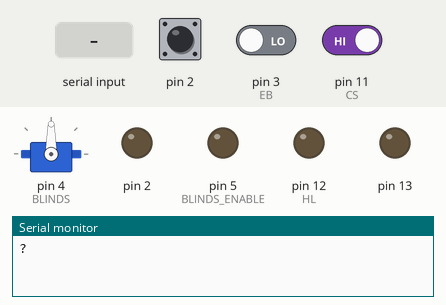
Bench run of a sketch on a simulated Arduino Uno, built with avr-gcc and run on an emulated ATmega328P. Shown: servo, output pins drawn as LEDs (lit = HIGH), the last lines printed to the serial monitor. The inputs (shaded band) are chosen by the test bench; at power-on: pin 3 (EB) LOW, pin 11 (CS) HIGH, pin 2 HIGH. Pins used as bus, display or sensor lines are not drawn.

Above: at 1.2 s.
1.3 s: "mlon\n" received over the second serial link
At 1.6 s:
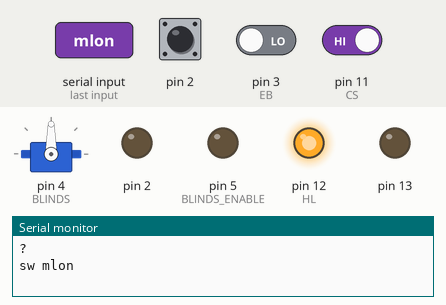
At 6.0 s:
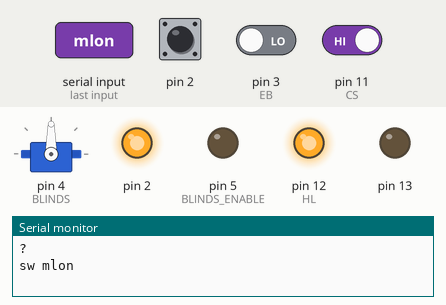
11.7 s: pin 3 (EB) driven HIGH
16.7 s: pin 11 (CS) driven LOW
21.7 s: "foff\n" received over the second serial link
26.7 s: "hlon\n" received over the second serial link
Timing chart, 0 to 31.8 s (numbered marks = the images above; inputs shaded):
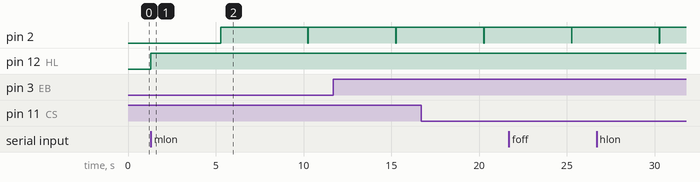

Measured:
- after the input at 1.3 s, pin 12 (HL): LOW → HIGH at once

The sketch:

Homebridge_Interface.ino
```cpp
#include <AltSoftSerial.h>
#include <ServoTimer2.h>
#include <DHT.h>

AltSoftSerial swSerial; // 8, 9

DHT dht(2, DHT22);
static constexpr int DHT_ENABLE = 6;

static constexpr int CS_ENABLE = 10;
static constexpr int CS = 11;
static constexpr int EB = 3;

static constexpr int HL = 12;

ServoTimer2 blinds;
static constexpr int BLINDS = 4;
static constexpr int BLINDS_ENABLE = 5;
int currentPos = -1;
int targetPos = -1;
void enableBlinds() { digitalWrite(BLINDS_ENABLE, 1); }
void disableBlinds() { digitalWrite(BLINDS_ENABLE, 0); }

unsigned long sensorReadInterval = 5000;
unsigned long currentTime;
unsigned long previousRead = 0;

static constexpr int debounceThreshold = 10;
int csReadCount = 0;
bool csState;
static constexpr int ebDebounceThreshold = 1000;
volatile bool ebPressed = false;

String hbCommand = "";
String swCommand = "";

void moveBlinds();
void readDHT();
void checkContactSensor();
void checkExitButton();
void onExitButton();
void receiveHomebridge();
void receiveSwitches();

void setup()
{
    pinMode(DHT_ENABLE, OUTPUT);
    pinMode(BLINDS_ENABLE, OUTPUT);
    pinMode(CS_ENABLE, OUTPUT);
    pinMode(CS, INPUT);
    pinMode(EB, INPUT);
    pinMode(HL, OUTPUT);
    pinMode(13, OUTPUT);
    digitalWrite(DHT_ENABLE, 1);
    digitalWrite(BLINDS_ENABLE, 0);
    digitalWrite(CS_ENABLE, 1);
    digitalWrite(HL, 0);
    digitalWrite(13, 0);

    hbCommand.reserve(32);
    swCommand.reserve(32);

    Serial.begin(9600);
    while (!Serial);
    Serial.println();
    Serial.println("?");
    swSerial.begin(1200);

    dht.begin();

    blinds.attach(BLINDS);

    csState = digitalRead(CS);
    attachInterrupt(digitalPinToInterrupt(EB), onExitButton, RISING);
}

void loop()
{
    currentTime = millis();

    if (currentTime - previousRead > sensorReadInterval && currentPos == targetPos)
        readDHT();

    if (Serial.available())
        receiveHomebridge();

    if (swSerial.available())
        receiveSwitches();

    moveBlinds();

    checkContactSensor();
    checkExitButton();
}

void moveBlinds()
{
    if (targetPos == -1) // target is unset
        return;

    if (currentPos == -1) // initial update of currentPos
        currentPos = targetPos;

    if (currentPos == targetPos) // target reached
    {
        disableBlinds();
        return;
    }

    const bool dir = currentPos < targetPos;

    currentPos += dir ? 1 : -1;

    enableBlinds();
    blinds.write(currentPos);
    delay(7);

    if (currentPos == 900 && !dir) // closing and reached 0%
        targetPos = 800;

    if (currentPos == 800 && !dir) // reached turnaround point
        targetPos = 900;
}

void readDHT()
{
    float temp = dht.readTemperature();
    float humidity = dht.readHumidity();

    if (!isnan(temp) && !isnan(humidity))
    {
        Serial.print("dht "); Serial.print(temp); Serial.print(" "); Serial.println(humidity);
    }
    else
    {
        digitalWrite(DHT_ENABLE, 0);
        delay(500);
        digitalWrite(DHT_ENABLE, 1);
    }
    previousRead = currentTime;
}

void checkContactSensor()
{
    if (csState != digitalRead(CS))
    {
        if (csReadCount == debounceThreshold)
        {
            csReadCount = 0;
            csState = !csState;
            Serial.print("cs "); Serial.println(csState);
        }
        else
            csReadCount++;
    }
    else
        csReadCount = 0;
}

void checkExitButton()
{
    if (ebPressed)
    {
        ebPressed = false;
        Serial.println("eb");
    }
}

void onExitButton()
{
    for (int i = 0; digitalRead(EB); i++)
    {
        if (i > ebDebounceThreshold)
        {
            ebPressed = true;
            return;
        }
        delayMicroseconds(5);
    }
}

void receiveHomebridge()
{
    char c = 0;
    while (Serial.available()) // read until newline encountered or buffer empty
    {
        c = (char)Serial.read();
        if (c == '\n')
            break;
        hbCommand += c;
    }
    if (c == '\n')
    {
        hbCommand.trim();
//        Serial.print("###"); Serial.println(hbCommand);
        if (hbCommand.equals("mlon"))
            swSerial.println("lon");
        else if (hbCommand.equals("mloff"))
            swSerial.println("loff");
        else if (hbCommand.equals("fon"))
            swSerial.println("fon");
        else if (hbCommand.equals("foff"))
            swSerial.println("foff");
        else if (hbCommand.equals("fhi"))
            swSerial.println("fhi");
        else if (hbCommand.equals("flo"))
            swSerial.println("flo");
        else if (hbCommand.equals("hlon"))
        {
            digitalWrite(HL, 1);
            swSerial.println("nlon");
        }
        else if (hbCommand.equals("hloff"))
        {
            digitalWrite(HL, 0);
            swSerial.println("nloff");
        }
        else if (hbCommand.equals("nmon"))
            swSerial.println("nmon");
        else if (hbCommand.equals("nmoff"))
            swSerial.println("nmoff");
        else
        {
            int index = hbCommand.indexOf('b');
            if (index != -1)
            {
                int percent = hbCommand.substring(index + 1).toInt();
                targetPos = percent * 12 + 900;
            }
        }
        hbCommand = "";
    }
}

void receiveSwitches()
{
    char c = 0;
    while (swSerial.available()) // read until newline encountered or buffer empty
    {
        c = (char)swSerial.read();
        if (c == '\n')
            break;
        swCommand += c;
    }
    if (c == '\n')
    {
        swCommand.trim();
        if (swCommand.equals("?"))
            Serial.println("?");
        else if (swCommand.length() == 4)
        {
            Serial.println("sw " + swCommand);
            int hl = swCommand[1] - '0';
            digitalWrite(HL, hl);
        }
        swCommand = "";
    }
}
```
